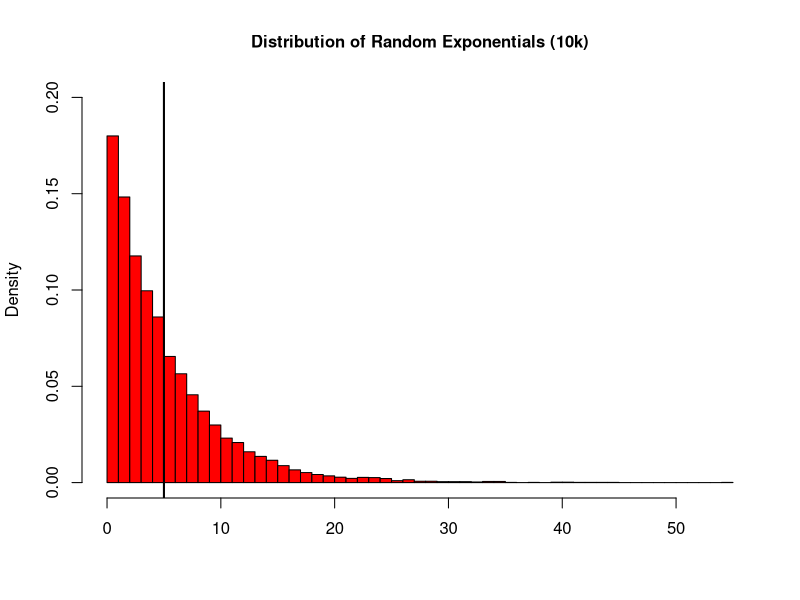
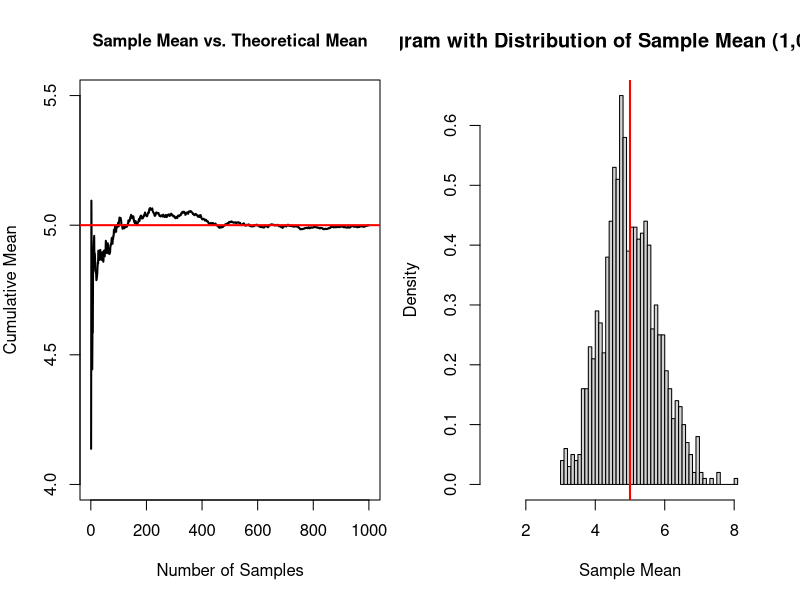
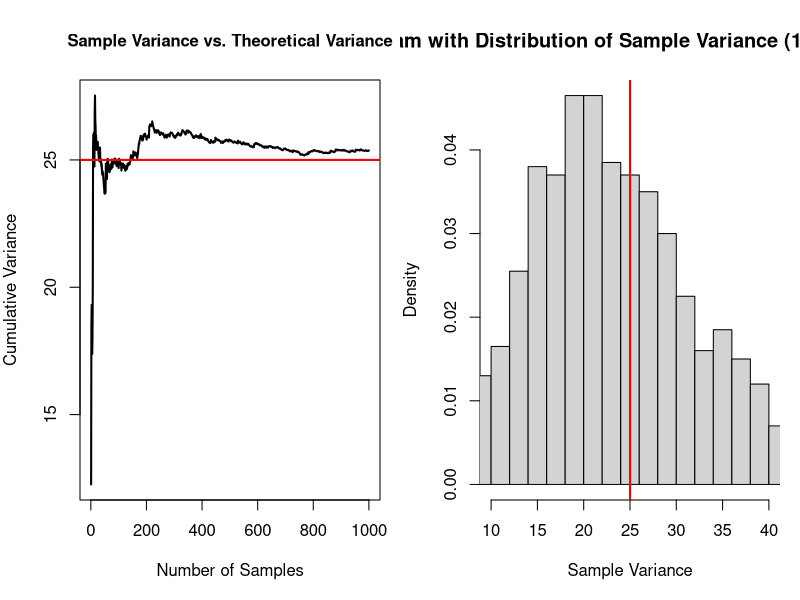

Recreate these plots in R, in order.
## ---- chunk 1
ipak <- function(pkg){
      new.pkg <- pkg[!(pkg %in% installed.packages()[, "Package"])]
      if (length(new.pkg)) 
            install.packages(new.pkg, dependencies = TRUE)
      sapply(pkg, require, character.only = TRUE)
}

### Package Usage
packages <- c("plyr", "dplyr", "data.table", "dtplyr", "lubridate", "ggplot2", "scales",
                  "reshape2", "knitr", "R.cache", "stringr", "gtools", "quantreg")
ipak(packages)
## ---- chunk 2
lambda <- 0.2
mu <- 1/lambda
sig <- 1/lambda
vars <- sig^2
## ---- chunk 3
set.seed(100)
n.lrg <- 10000                   ## Large Sample, number of random exponential observations
lrg.sample <- data.frame(rating = c(rexp(n.lrg, lambda)))
sample.mean <- round(mean(lrg.sample$rating), 3)   ## Population Mean
lrg.sample <- mutate(lrg.sample, diff.square = (rating - sample.mean)^2)
sample.var <- round(sum(lrg.sample$diff.square)/(n.lrg-1) ,3)   ## For sample variance divide by n - 1
## ---- chunk 4
hist(lrg.sample$rating, prob = TRUE, breaks = 40, col = "red", xlab = "", ylim = c(0, .2),
     main = "Distribution of Random Exponentials (10k)", cex.main = 1.0)
abline(v = 5, col = "black", lwd = 2)
## ---- chunk 5
set.seed(100)
nsamp <- 1000
n <- 40             ## Sample size (number of random exponentials in each sample)
msim = NULL
for (i in 1: nsamp) msim <- c(msim, mean(rexp(n,lambda)))
## ---- chunk 6
sim.mean <- cumsum(msim) / (1:nsamp)
par(mfcol = c(1,2), mar = c(5,4,4,1))
plot(sim.mean, type = "l", lwd = 2, col = "black", ylim = c(4,5.5),
     xlab = "Number of Samples",
     ylab = "Cumulative Mean",
     main = "Sample Mean vs. Theoretical Mean", cex.main = 1.0)
abline(h = 1/lambda, lwd = 2, col = "red")         ## Line for Theoretical Mean

hist(msim, prob = TRUE, breaks = 40,
     xlab = "Sample Mean", xlim = c(1,9),
     main = "Histogram with Distribution of Sample Mean (1,000 Samples")
abline(v = 1/lambda, lwd = 2, col = "red")  
## ---- chunk 7
set.seed(100)
vsim = NULL
for (i in 1: nsamp) {
      x <- rexp(n,lambda)
      mean.x <- mean(x)
      vsim <- c(vsim, sum(c((x - mean.x)^2))/(n-1))
}
## ---- chunk 8
sim.var <- cumsum(vsim) / (1:nsamp)
par(mfcol = c(1,2), mar = c(5,4,4,1))
plot(sim.var, type = "l", lwd = 2, col = "black",
     xlab = "Number of Samples",
     ylab = "Cumulative Variance",
     main = "Sample Variance vs. Theoretical Variance", cex.main = 1.0)
abline(h = (1/lambda)^2, lwd = 2, col = "red")      ## Line for Theoretical Variance

hist(vsim, prob = TRUE, breaks = 40,
     xlab = "Sample Variance", xlim = c(10,40),
     main = "Histogram with Distribution of Sample Variance (1,000 Samples)")
abline(v = (1/lambda)^2, lwd = 2, col = "red")
